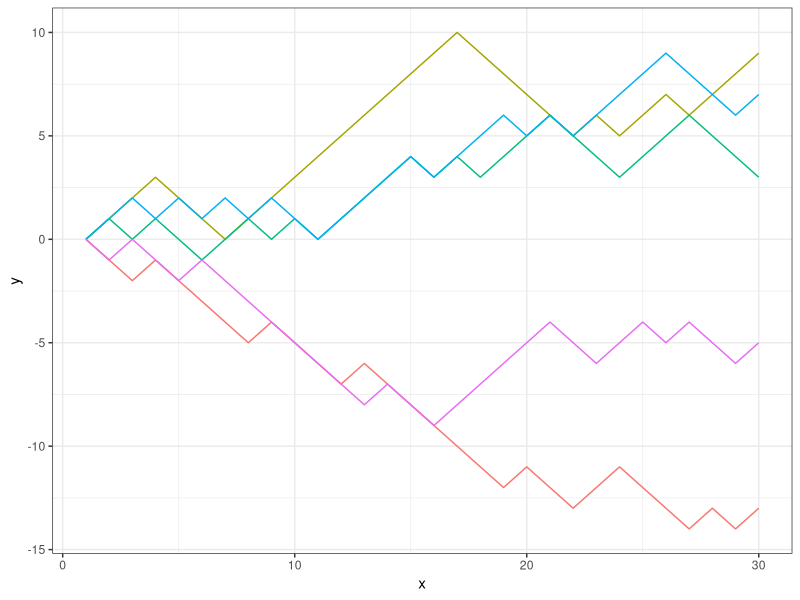

Write the R code that produced this figure. (Note: this script raises an error after producing the figure.)
library(data.table)
library(ggplot2)
library(gganimate)
library(mvtnorm)

# Brownian motion

n_steps <- 30
n_samples <- 5
samples <- matrix(0, nrow=n_samples, ncol=n_steps)

for (i in seq_len(n_samples)) {
  curpos <- 0
  samples[i, 1] <- curpos
  for (j in seq(2, n_steps)) {
    curpos <- curpos + sample(c(-1, 1), size=1)
    samples[i, j] <- curpos
  }
}

step <- seq_len(n_steps)
flat_samples <- samples
dim(flat_samples) <- NULL

dt <- data.table(
  smp = as.factor(rep(seq_len(n_samples), n_steps)),
  x = rep(step, each=n_samples),
  y = flat_samples
)

dt_list <- list()
cumdt <- data.table()
for (curx in sort(unique(dt$x))) {
  # select time step and merge it into all subsequent time steps
  curdt <- copy(dt[x == curx])
  newdt <- data.table(
    smp=curdt$smp,
    x=curdt$x,
    y=curdt$y,
    cumtime=rep(seq(as.integer(curx), n_steps), each=n_samples)
  )
  cumdt <- rbindlist(list(cumdt, newdt))
  dt_list[[length(dt_list)+1]] <- cumdt
}
cumdt <- rbindlist(dt_list)


ggp <- ggplot() + theme_bw()
ggp <- ggp + geom_line(aes(x=x, y=y, col=smp), data=dt)
ggp <- ggp + guides(col="none")
ggp

p <- ggplot(cumdt, aes(x, y, col = smp)) + geom_line() + ylim(-10, 10)
p <- p + theme_bw()
p <- p + xlab('time') + ylab('position')
p <- p + transition_manual(cumtime)
p <- p + guides(col="none")
p <- p + theme(text=element_text(size=20))
animate(p)


densdt <- cumdt[, list(numpts=copy(.N)), by=c("cumtime", "x", "y")]
p <- ggplot(densdt, aes(x, y)) + geom_point(aes(size=numpts)) + ylim(-30, 30)
p <- p + theme_bw() + guides(col="none")
p <- p + xlab('time') + ylab('position')
p <- p + scale_size_area(breaks=seq(0, 4000, by=100))
p <- p + transition_manual(cumtime)
p <- p + guides(size="none")
p <- p + theme(text=element_text(size=20))
animate(p)

# Save the animation as a GIF file
animation_file <- "animation_multiple_brownian_motion.gif"
anim_save(animation_file, animate(p, width=600, height=500))


anim <- ggplot(mtcars, aes(factor(gear), mpg)) +
  geom_boxplot() +
  transition_manual(gear) + transition_components("cumulative")
animate(anim, fps=1000)

n_steps <- 30
n_samples <- 10
mvec <- rep(0, n_steps+1)
covmat <- matrix(0, nrow=n_steps+1, ncol=n_steps+1)
for (i in seq(0, n_steps)) {
  covmat[(i+1),(i+1):(n_steps+1)] <- i
  covmat[(i+1):(n_steps+1),(i+1)] <- i
}
covmat[1, 1] <- 1e-6

samples <- rmvnorm(n_samples, mvec, covmat)
flat_samples <- samples
dim(flat_samples) <- NULL

dt <- data.table(
  smp = as.factor(rep(seq_len(n_samples), n_steps+1)),
  x = rep(c(0,step), each=n_samples),
  y = flat_samples
)

ggp <- ggplot() + theme_bw()
ggp <- ggp + geom_line(aes(x=x, y=y, col=smp), data=dt)
ggp <- ggp + guides(col="none")
ggp <- ggp + xlab('time') + ylab('position')
ggp <- ggp + theme(text=element_text(size=20))
ggp <- ggp + ylim(-10, 10)
ggp

ggsave("brownian_process_gauss_approx.png", units="cm", width=20, height=15)


cidx <- c(10)
a <- c(5)
S <- covmat
m <- rep(0, nrow(covmat))
m2 <- m + S[,cidx,drop=FALSE] %*% solve(S[cidx,cidx,drop=FALSE]) %*% (a - m[cidx])
S2 <- S[,,drop=FALSE] - S[,cidx,drop=FALSE] %*% solve(S[cidx,cidx,drop=FALSE]) %*% S[cidx,,drop=FALSE]

red_samples <- rmvnorm(n_samples, m2, S2)
flat_red_samples <- red_samples
dim(flat_red_samples) <- NULL

red_dt <- data.table(
  smp = as.factor(rep(seq_len(n_samples), n_steps+1)),
  x = rep(c(0,step), each=n_samples),
  y = flat_red_samples
)

ggp <- ggplot() + theme_bw()
ggp <- ggp + geom_line(aes(x=x, y=y, col=smp), data=red_dt)
ggp <- ggp + guides(col="none")
ggp <- ggp + xlab('time') + ylab('position')
ggp <- ggp + theme(text=element_text(size=20))
ggp <- ggp + ylim(-10, 10)
ggp

ggsave("constrained_brownian_process_gauss_approx.png", units="cm", width=20, height=12)
